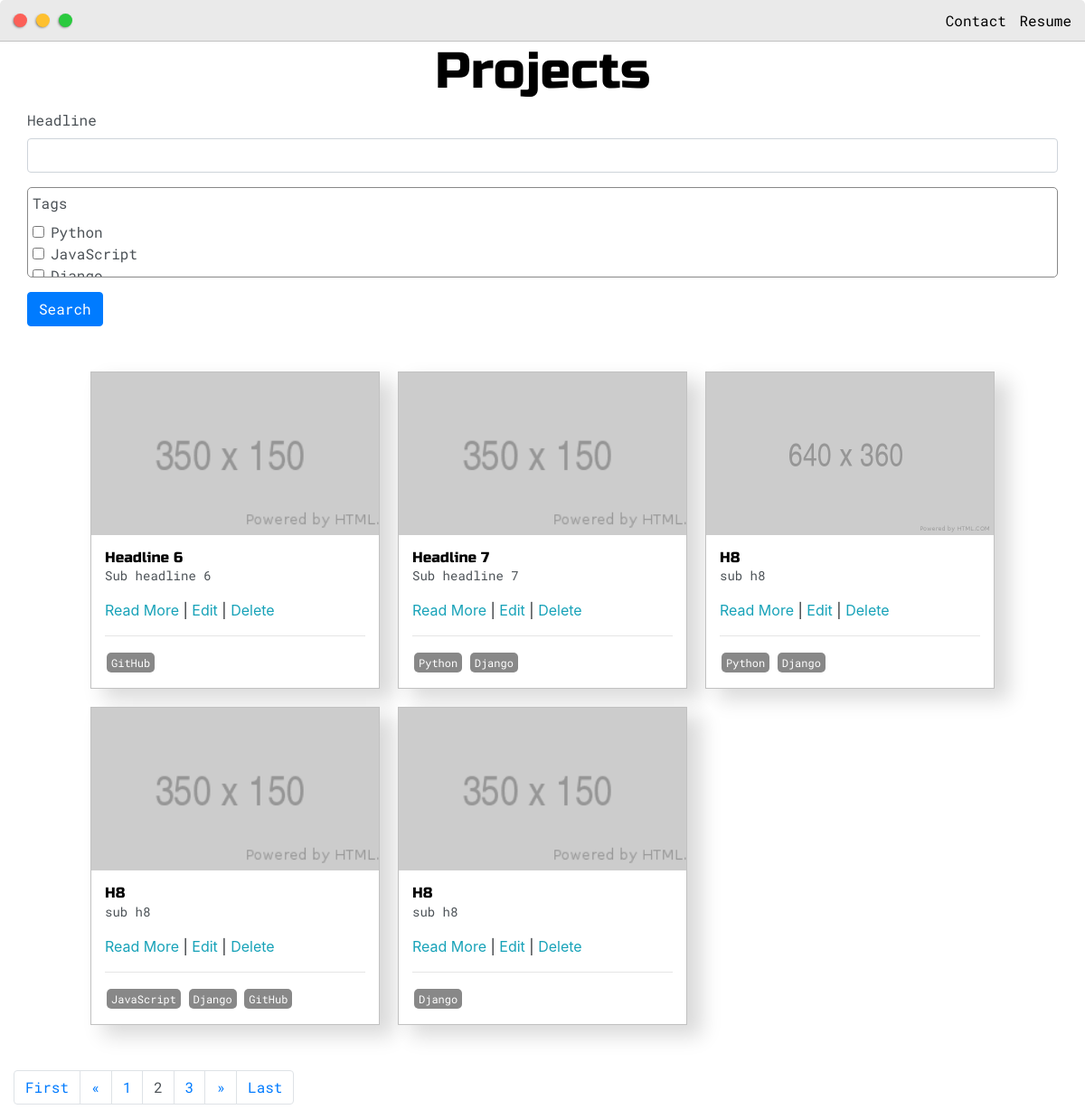
Screenshot of /posts/?page=2 (signed in) with the database file from the repository.
### base/models.py (models this page shows, shortened)
class Post(models.Model):
    headline = models.CharField(max_length=200)
    sub_headline = models.CharField(max_length=200, null=True, blank=True)
    thumbnail = models.ImageField(null=True, blank=True, upload_to="images", default="placeholder1.png")
    body = RichTextUploadingField(null=True, blank=True)
    created = models.DateTimeField(auto_now_add=True)
    active = models.BooleanField(default=False)
    featured = models.BooleanField(default=False)
    tags = models.ManyToManyField(Tag, null=True)
    slug = models.SlugField(null=True, blank=True)

class Tag(models.Model):
    name = models.CharField(max_length=200)
    def __str__(self):
        return self.name

### base/views.py (the view)
# urls.py: path('posts/', views.posts, name='posts'),
def posts(request):
    posts = Post.objects.filter(active=True)
    myFilter = PostFilter(request.GET, queryset=posts)
    posts = myFilter.qs
    page = request.GET.get('page')
    paginator = Paginator(posts, 5)
    try:
        posts = paginator.page(page)
    except PageNotAnInteger:
        posts = paginator.page(1)
    except EmptyPage:
        posts = paginator.page(paginator.num_pages)
    context = {'posts': posts, 'myFilter': myFilter}
    return render(request, 'base/posts.html', context)

### base/templates/base/posts.html (shortened to what this page needs)
{% extends 'base/main.html' %}
{% load static %}
{% block content %}
    {%  load crispy_forms_tags %}
<div class="main-container">
    <h1 style="text-align: center">Projects</h1>
    <form id="searchForm" method="GET">
        {{ myFilter.form | crispy }}
        <input class="btn btn-primary" type="submit" value="Search">
    </form>
    <div class="post-wrapper">
        {% for post in posts %}
        <div>
            <div class="post">
                <img class="thumbnail" src="{{ post.thumbnail.url }}">
                <div class="post-preview">
                    <h6 class="post-title">{{ post.headline }}</h6>
                    <p class="post-intro">{{ post.sub_headline }}</p>
                    <a href="{% url 'post' post.slug %}">Read More</a>
                    {% if request.user.is_authenticated %}
                        | <a href="{% url 'update_post' post.slug%}">Edit</a>
                        | <a href="{% url 'delete_post' post.slug%}">Delete</a>
                    {% endif %}
                    <hr>
                        {% for tag in post.tags.all %}
                            <span class="tag" >{{ tag }}</span>
                        {% endfor %}
                </div>
            </div>
        </div>
        {% empty %}
            <h3>No Posts to show ..</h3>
        {% endfor %}
    </div>
    <div class="row">
        {% if posts.has_other_pages %}
            <ul class="pagination">
                {% if posts.has_previous %}
                    <li class="page-item"><a data-page="1" href="?page=1" class="page-link">First</a></li>
                    <li class="page-item"><a data-page="{{ posts.previous_page_number }}" href="?page={{ posts.previous_page_number }}" class="active page-link">&laquo</a></li>
                {% endif %}
                {% for i in posts.paginator.page_range %}
                    {% if posts.number == i %}
                        <li class="page-item"><a class="active page-link">{{ i }}</a></li>
                    {% else %}
                        <li class="page-item"><a data-page="{{ i }}" href="?page={{ i }}" class="page-link">{{ i }}</a></li>
                    {% endif %}
                {% endfor %}
                {% if posts.has_next %}
                    <li class="page-item"><a data-page="{{ posts.next_page_number }}" href="?page={{ posts.next_page_number }}" class="active page-link">&raquo</a></li>
                    <li class="page-item"><a data-page="{{ posts.paginator.num_pages }}" href="?page={{ posts.paginator.num_pages }}" class="page-link">Last</a></li>
                {% endif %}
            </ul>
        {% endif %}
    </div>
</div>
{% endblock content%}

### static/css/default.css (style rules this page uses)
:root { --mainColor:#eaeaea; --mainShadow: 20px 20px 60px #c7c7c7, -20px -20px 60px #ffffff; --mainRadius: 5px 5px 0 0; --secondaryColor:#fff; --secondaryShadow: 14px 14px 12px #f7f7f7, -14px -14px 12px #ffffff; --secondaryRadius: 5px;; --borderColor:#c1c1c1; --mainText:black; --secondaryText:#4b5156; --themeDotBorder: #24292e; --previewBg:rgb(251,249,243,0.8); --previewShadow:#f0ead6; --buttonColor:black; --inputField: inset 8px 8px 38px #ededed, inset -8px -8px 38px #ffffff; }
html,body { padding: 0; margin: 0; scroll-behavior: smooth; }
body * { transition: 0.4s; }
h1,h2,h3,h4,h5,h6,strong { color: var(--mainText); font-family: 'Russo One', sans-serif; font-weight: 500; }
p,li,span,label,input,textarea { color: var(--secondaryText); font-family: 'Roboto Mono', monospace; }
a { text-decoration: none; color: #17a2b8; }
ul { list-style: none; }
h1 { font-size: 56px }
h6 { font-size: 16px }
.main-container { width: 1200px; margin: 0 auto; }
.post-wrapper { display: grid; grid-template-columns: repeat(auto-fit, 320px); gap: 20px; justify-content: center; padding: 50px; }
.post { border: 1px solid var(--borderColor); -webkit-box-shadow: 15px 11px 21px 1px rgba(0,0,0,0.15); -moz-box-shadow: 15px 11px 21px 1px rgba(0,0,0,0.15); box-shadow: 15px 11px 21px 1px rgba(0,0,0,0.15); }
.thumbnail { display: block; width: 100%; height: 180px; object-fit: cover; }
.post-preview { background-color: #fff; padding: 15px; }
.post-title { color: black; margin: 0px; }
.post-intro { color: #4b5156; font-size: 14px; }
.tag { display: inline-block; color: #fff; background-color: #888; border-radius: 5px; margin: 2px; padding: 2px 5px; font-size: 12px; }
@media screen and (max-width: 1200px) { .main-container { width: 95%; } }

### base/templates/base/posts.html (style rules this page uses)
#div_id_tags, #id_tags { overflow-y: scroll; max-height: 100px; border-radius: 5px; padding: 5px; border:1px solid #888; }

### rows the page displays
Post: thumbnail (placeholder picture), headline "Headline 6", sub_headline "Sub headline 6"
Tag: name "GitHub"
Post: thumbnail (placeholder picture), headline "Headline 7", sub_headline "Sub headline 7"
Tag: name "Python"
Tag: name "Django"
Post: thumbnail (placeholder picture), headline "H8", sub_headline "sub h8"
Post: thumbnail (placeholder picture), headline "H8", sub_headline "sub h8"
Tag: name "JavaScript"
Post: thumbnail (placeholder picture), headline "H8", sub_headline "sub h8"

### other values shown
{{ i }} "1" "3"
{{ i }} "2"
